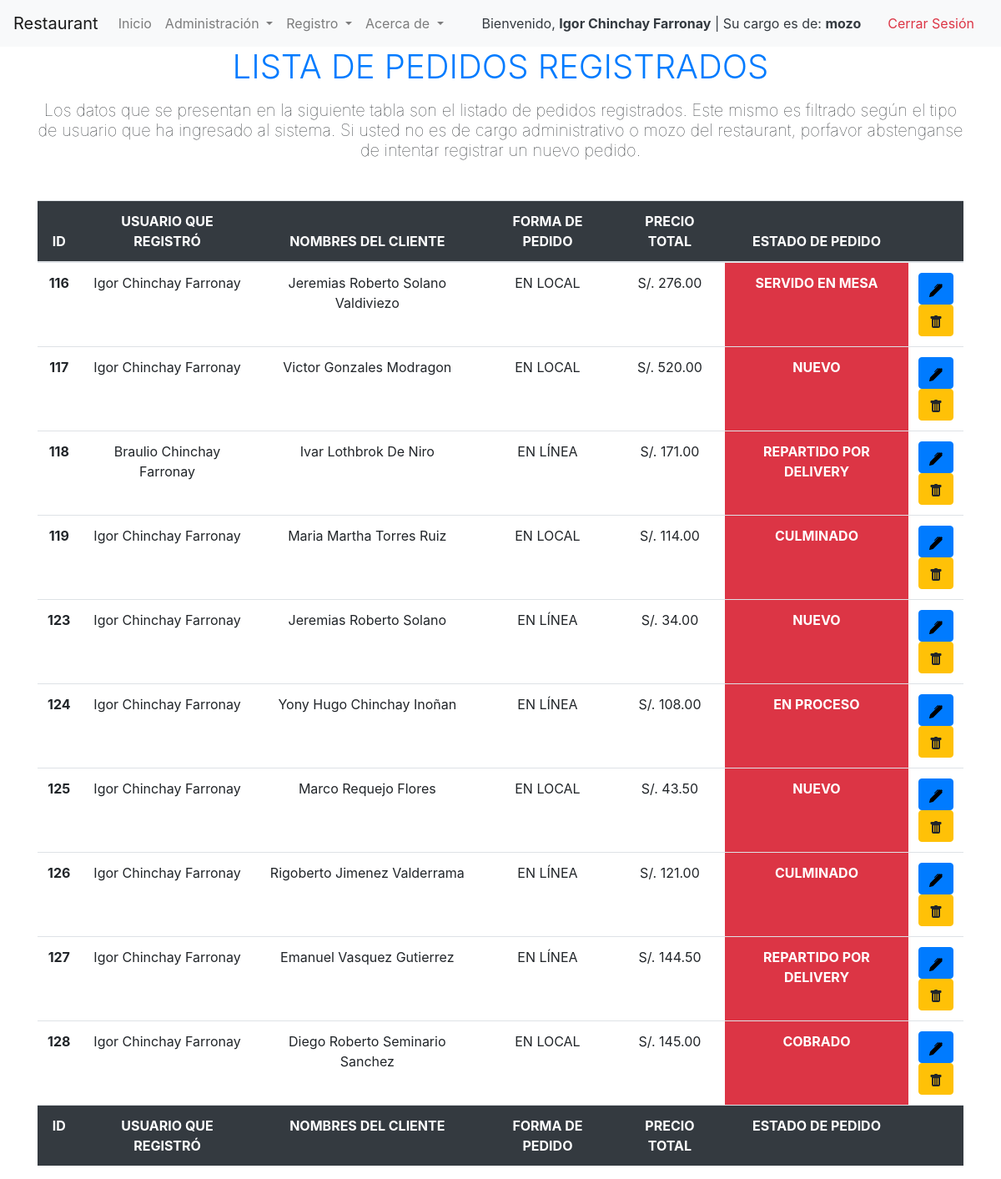
Page /gestionarpedidos.php (signed in) on the committed database.
### tables this page shows
CREATE TABLE `pedido` (
  `id_pedido` int(11) NOT NULL,
  `id_usuario` int(11) NOT NULL,
  `nombre_cliente` varchar(355) NOT NULL,
  `dni_cliente` varchar(12) NOT NULL,
  `celular_cliente` varchar(100) NOT NULL,
  `direccion` varchar(355) NOT NULL,
  `platosorden` varchar(355) NOT NULL,
  `tipo_comprobante` varchar(50) NOT NULL,
  `tipo_pedido` tinyint(1) NOT NULL,
  `precio_total` varchar(355) NOT NULL,
  `estado` varchar(50) NOT NULL
);

CREATE TABLE `usuario` (
  `id_usuario` int(11) NOT NULL,
  `nombres` varchar(355) NOT NULL,
  `email` varchar(255) NOT NULL,
  `contrasena` varchar(255) NOT NULL,
  `tipo_usuario` varchar(100) NOT NULL
);

### gestionarpedidos.php (the view, shortened to what this page needs)
<?php
include ('includes/navbar.php');
?>
<div class="container">
    <h1 class="text-center mb-3 text-primary font-weight-light">LISTA DE PEDIDOS REGISTRADOS</h1>
    <h5 class="text-center mb-5 text-black font-weight-lighter">Los datos que se presentan en la siguiente tabla son el listado de pedidos registrados. Este mismo es filtrado
        según el tipo de usuario que ha ingresado al sistema. Si usted no es de cargo administrativo o mozo del restaurant, porfavor abstenganse de intentar registrar un nuevo
        pedido.</h5>
    <div class="table-responsive">
        <?php
            $query = "SELECT p.id_pedido, u.nombres, u.tipo_usuario, p.nombre_cliente,  IF(p.tipo_pedido = 1, 'EN LOCAL', 'EN LÍNEA') AS tipo_pedido, p.precio_total, p.estado FROM pedido p INNER JOIN usuario u ON p.id_usuario = u.id_usuario ORDER BY id_pedido;";
            $query_run = mysqli_query($conexion, $query);
        ?>
        <table class="table table-hover" id="dataTable" width="100%" cellspacing="0">
            <thead>
                <tr class="text-center bg-dark text-white">
                    <th>ID</th>
                    <th>USUARIO QUE REGISTRÓ</th>
                    <th>NOMBRES DEL CLIENTE</th>
                    <th>FORMA DE PEDIDO</th>
                    <th>PRECIO TOTAL</th>
                    <th>ESTADO DE PEDIDO</th>
                    <th></th>
                </tr>
            </thead>
            <tfoot>
                <tr class="text-center bg-dark text-white">
                    <th>ID</th>
                    <th>USUARIO QUE REGISTRÓ</th>
                    <th>NOMBRES DEL CLIENTE</th>
                    <th>FORMA DE PEDIDO</th>
                    <th>PRECIO TOTAL</th>
                    <th>ESTADO DE PEDIDO</th>
                    <th></th>
                </tr>
            </tfoot>
            <tbody>
                <?php
                if(mysqli_num_rows($query_run) > 0){
                    while($row = mysqli_fetch_assoc($query_run)){
                ?>
                <tr class="text-center">
                    <td class="font-weight-bold"><?php echo $row['id_pedido'] ?></td>
                    <td class=""><?php echo $row['nombres'] ?></td>
                    <td class=""><?php echo $row['nombre_cliente'] ?></td>
                    <td class=""><?php echo $row['tipo_pedido'] ?></td>
                    <td class="">S/. <?php echo number_format($row['precio_total'],2) ?></td>
                    <td class="text-white bg-danger font-weight-bold"><?php echo $row['estado'] ?></td>
                    <td>
                        <form action="editarpedido.php" method="post">
                            <button type="submit" name="edit_pedido" class="btn btn-primary">
                            </button>
                        </form>
                        <form action="registrarpedidocode.php" method="post">
                            <button type="submit" name="deletePedido" class="btn btn-warning">
                            </button>
                        </form>
                    </td>
                </tr>
                <?php
                    }
                }
                else{
                    echo "No record Found";
                }
                ?>
            </tbody>
        </table>
    </div>
</div>
<?php
include ('includes/footer.php');
?>

### rows in the picture
pedido: id_pedido "116", id_usuario.nombres "Igor Chinchay Farronay", nombre_cliente "Jeremias Roberto Solano Valdiviezo", tipo_pedido "EN LOCAL", precio_total "276.00", estado "SERVIDO EN MESA"
pedido: id_pedido "117", id_usuario.nombres "Igor Chinchay Farronay", nombre_cliente "Victor Gonzales Modragon", tipo_pedido "EN LOCAL", precio_total "520.00", estado "NUEVO"
pedido: id_pedido "118", id_usuario.nombres "Braulio Chinchay Farronay", nombre_cliente "Ivar Lothbrok De Niro", tipo_pedido "EN LÍNEA", precio_total "171.00", estado "REPARTIDO POR DELIVERY"
pedido: id_pedido "119", id_usuario.nombres "Igor Chinchay Farronay", nombre_cliente "Maria Martha Torres Ruiz", tipo_pedido "EN LOCAL", precio_total "114.00", estado "CULMINADO"
pedido: id_pedido "123", id_usuario.nombres "Igor Chinchay Farronay", nombre_cliente "Jeremias Roberto Solano", tipo_pedido "EN LÍNEA", precio_total "34.00", estado "NUEVO"
pedido: id_pedido "124", id_usuario.nombres "Igor Chinchay Farronay", nombre_cliente "Yony Hugo Chinchay Inoñan", tipo_pedido "EN LÍNEA", precio_total "108.00", estado "EN PROCESO"
pedido: id_pedido "125", id_usuario.nombres "Igor Chinchay Farronay", nombre_cliente "Marco Requejo Flores", tipo_pedido "EN LOCAL", precio_total "43.50", estado "NUEVO"
pedido: id_pedido "126", id_usuario.nombres "Igor Chinchay Farronay", nombre_cliente "Rigoberto Jimenez Valderrama", tipo_pedido "EN LÍNEA", precio_total "121.00", estado "CULMINADO"
pedido: id_pedido "127", id_usuario.nombres "Igor Chinchay Farronay", nombre_cliente "Emanuel Vasquez Gutierrez", tipo_pedido "EN LÍNEA", precio_total "144.50", estado "REPARTIDO POR DELIVERY"
pedido: id_pedido "128", id_usuario.nombres "Igor Chinchay Farronay", nombre_cliente "Diego Roberto Seminario Sanchez", tipo_pedido "EN LOCAL", precio_total "145.00", estado "COBRADO"

### other values in the picture
$_SESSION['username'] "Igor Chinchay Farronay"
$_SESSION['userType'] "mozo"
